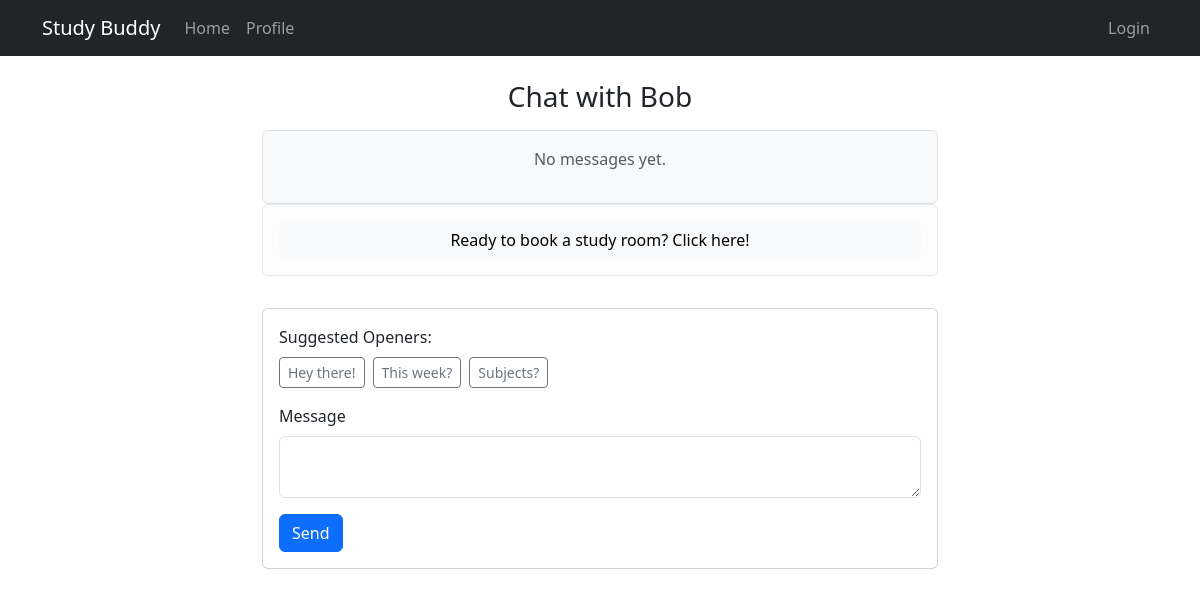
The page /messages/3 (signed in) on the database as committed earlier.
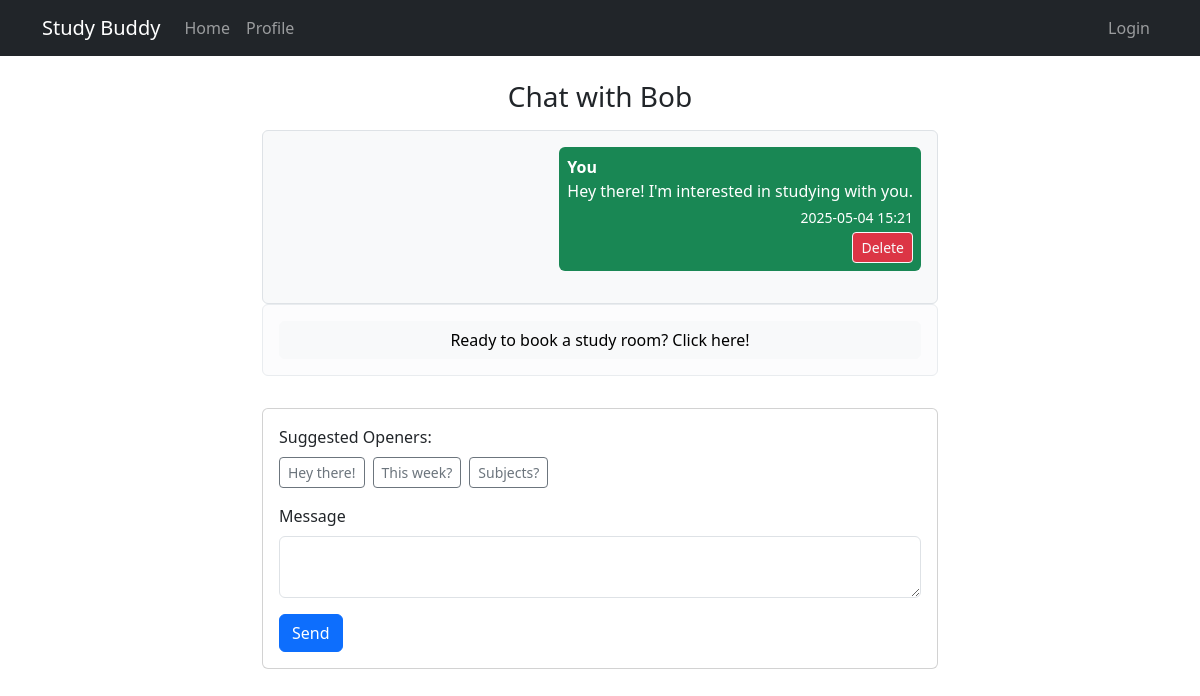
The same page on the database as committed later.
### app/models/user.py (models this page shows)
class User(db.Model):
    __tablename__ = 'user'
    id = db.Column(db.Integer, primary_key=True)
    name = db.Column(db.String(100), nullable=False)
    email = db.Column(db.String(100), unique=True, nullable=False)
    profile = db.relationship('Profile', backref='user', uselist=False)

### app/models/message.py (models this page shows, shortened)
class Message(db.Model):
    id = db.Column(db.Integer, primary_key=True)
    content = db.Column(db.Text, nullable=False)
    timestamp = db.Column(db.DateTime, default=datetime.now())
    keep = db.Column(db.Boolean, default=True)
    sender_id = db.Column(db.Integer, db.ForeignKey('user.id'), nullable=False)
    receiver_id = db.Column(db.Integer, db.ForeignKey('user.id'), nullable=False)
    sender = db.relationship('User', foreign_keys=[sender_id], backref='sent_messages')
    receiver = db.relationship('User', foreign_keys=[receiver_id], backref='received_messages')

### app/views.py (the view, shortened to what this page needs)
@app.route("/messages/<int:user_id>", methods=["GET", "POST"])
def messages(user_id):
    if "user_id" not in session:
        flash("Please log in first.", "warning")
        return redirect(url_for("login"))
    current_user_id = session["user_id"]
    other_user = User.query.get_or_404(user_id)
    if not other_user:
        flash("User not found", "danger")
        return redirect(url_for("home"))
    form = MessageForm()
    booking_form = BookingForm()
    all_messages = Message.query.filter(
        ((Message.sender_id == current_user_id) & (Message.receiver_id == user_id)) |
        ((Message.sender_id == user_id) & (Message.receiver_id == current_user_id)),
        Message.keep == True
    ).order_by(Message.timestamp.asc()).all()
    upcoming_booking = None
    pending_invitation = None
    user2_booking_invite = None
    declined_invitation = None
    most_recent_booking_date = None
    most_recent_booking = None
    all_bookings = Booking.query.filter(
        ((Booking.user1_id== current_user_id) & (Booking.user2_id == other_user.id)) |
        ((Booking.user1_id == other_user.id) & (Booking.user2_id == current_user_id)),
        Booking.status != 'past'
    ).all()
    if most_recent_booking and most_recent_booking.status == "declined":
            declined_invitation = most_recent_booking
    rooms = Room.query.all()
    booking_form.room_id.choices = [(room.id, room.room_name) for room in rooms]
    booking_form.user1_id.data = current_user_id
    booking_form.user2_id.data = other_user.id
    booking_form.week_beginning.data = get_week_beginning().date()
    booking_form.hour.choices = [(hour, f"{hour}:00") for hour in range(9, 17)]
    study_invitation = None
    for booking in all_bookings:
        if booking.status == "pending" and booking.user1_id == current_user_id:
            study_invitation = booking
            break  # If only one invitation is needed, exit the loop
    return render_template('message.html', title="Messages", form=form, booking_form=booking_form,
                           all_messages=all_messages, upcoming_booking=upcoming_booking,
                           pending_invitation=pending_invitation, user2_booking_invite=user2_booking_invite,
                           declined_invitation=declined_invitation, other_user=other_user, study_invitation=study_invitation, current_user_id=current_user_id)

### app/forms.py
class MessageForm(FlaskForm):
    message = TextAreaField('Message', validators=[DataRequired()])
    submit = SubmitField('Send')

class BookingForm(FlaskForm):
    room_id = SelectField(validators=[DataRequired()], coerce=int)
    user1_id = IntegerField(validators=[DataRequired()])
    user2_id = IntegerField(validators=[DataRequired()])
    week_beginning = DateField(validators=[DataRequired()])
    day = SelectField('Day', choices=[
        (0, 'Monday'), (1, 'Tuesday'), (2, 'Wednesday'), (3, 'Thursday'),
        (4, 'Friday')
    ], coerce=int, validators=[DataRequired()])
    hour = SelectField('Hour', choices=[], coerce=int, validators=[DataRequired()])
    submit = SubmitField('Book Room')

### app/views.py (called while the page is built)
def get_week_beginning():
    today = datetime.today()
    return today - timedelta(days=today.weekday())

### app/templates/message.html (shortened to what this page needs)
{% extends "base.html" %}
{% block content %}
<div class="container py-4" style="max-width: 700px; min-height: 80vh; display: flex; flex-direction: column; justify-content: flex-start;">
  <div class="chat-wrapper d-flex flex-column h-100">
    <h3 class="text-center mb-3">Chat with {{ other_user.name }}</h3>
    <div class="chat-messages border rounded bg-light p-3 flex-grow-1 d-flex flex-column" style="overflow-y: auto; position: relative;">
      {% for msg in all_messages %}
        <div class="mb-3 d-flex {% if msg.sender_id == current_user_id %}justify-content-end{% else %}justify-content-start{% endif %}">
          <div class="p-2 rounded {% if msg.sender_id == current_user_id %}bg-success text-white{% else %}bg-secondary text-white{% endif %}" style="max-width: 70%;">
            <div><strong>{{ 'You' if msg.sender_id == current_user_id else other_user.name }}</strong></div>
            <div>{{ msg.content }}</div>
            <div class="text-end small mt-1">{{ msg.timestamp.strftime('%Y-%m-%d %H:%M') }}</div>
            {% if msg.sender_id == current_user_id %}
                <form action="{{ url_for('delete_message', msg_id=msg.id) }}" method="GET" class="text-end mt-1">
                <button type="submit" class="btn btn-sm btn-outline-light btn-danger">Delete</button>
              </form>
            {% endif %}
          </div>
        </div>
      {% else %}
        <p class="text-center text-muted">No messages yet.</p>
      {% endfor %}
    </div>
  {% if study_invitation %}
      <div class="alert alert-info" role="alert">
        <p>{{ other_user.name }} invited you to a meeting on {{ study_invitation.formatted_meeting_date }} at {{ study_invitation.hour }}:00</p>
        <div class="d-flex justify-content-end gap-2 mt-1">
            <form action="{{ url_for('accept_invitation', booking_id=study_invitation.id) }}" method="GET">
                <button type="submit" class="btn btn-outline-success">Accept</button>
            </form>
            <form action="{{ url_for('decline_invitation', booking_id=study_invitation.id) }}" method="GET">
                <button type="submit" class="btn btn-outline-danger">Decline</button>
            </form>
        </div>
      </div>
  {% elif upcoming_booking %}
      <div class="alert alert-success" role="alert">
        <p>You have a room booked with {{ other_user.name }} on {{ upcoming_booking.formatted_meeting_date }} at {{ upcoming_booking.hour }}:00</p>
      </div>
  {% else %}
      <div class="alert alert-light" role="alert">
          <button type="button" class="btn btn-light w-100" data-bs-toggle="modal" data-bs-target="#studyRoomModal">
            Ready to book a study room? Click here!
          </button>
      </div>
  {% endif %}
    <div class="chat-input card mt-3">
        <div class="card-body">
        <div class="mb-3">
            <label class="form-label">Suggested Openers:</label>
            <div class="d-flex flex-wrap gap-2">
                <button type="button" class="btn btn-outline-secondary btn-sm" onclick="setMessage(`Hey there! I'm interested in studying with you.`)">Hey there!</button>
                <button type="button" class="btn btn-outline-secondary btn-sm" onclick="setMessage(`Hey! Looking for a study partner this week.`)">This week?</button>
                <button type="button" class="btn btn-outline-secondary btn-sm" onclick="setMessage(`Hi, what subjects are you focusing on?`)">Subjects?</button>
            </div>
        </div>
        <form method="POST">
            <div class="mb-3">
                {{ form.message.label(class="form-label") }}
                {{ form.message(class="form-control", rows=2, id="messageBox") }}
            </div>
            {{ form.submit(class="btn btn-primary") }}
        </form>
        </div>
    </div>
  </div>
</div>
{% endblock %}

### app/templates/base.html (shortened to what this page needs)
<!doctype html>
<html lang="en">
<head>
    <link
            href="https://cdn.jsdelivr.net/npm/bootstrap@5.3.3/dist/css/bootstrap.min.css"
            rel="stylesheet"
>
    <link rel="stylesheet" href="https://cdn.jsdelivr.net/npm/bootstrap-icons@1.11.3/font/bootstrap-icons.min.css">
</head>
<body>
<nav class="navbar navbar-expand-sm bg-dark" data-bs-theme="dark">
    <div class="container">
        <a class="navbar-brand" href="{{ url_for('home') }}">Study Buddy</a>
        <div class="collapse navbar-collapse" id="navbarSupportedContent">
            <ul class="navbar-nav me-auto mb-2 mb-lg-0">
                <li class="nav-item">
                    <a class="nav-link" aria-current="page" href="{{ url_for('home') }}">Home</a>
                </li>
                <li class="nav-item">
                    <a class="nav-link" href="{{ url_for('profile') }}">Profile</a>
                </li>
            </ul>
            <ul class="navbar-nav ms-auto mb-2 mb-lg-0">
                    <li class="nav-item">
                        <a class="nav-link" href="{{ url_for('login') }}">Login</a>
                    </li>
            </ul>
        </div>
    </div>
</nav>
<div class="container">
    {% block content %}{% endblock content %}
</div>
</body>
</html>

Rows that differ between the two databases and show on the page:
now on this page (row edited): Message: sender_id "You", content "Hey there! I'm interested in studying with you.", timestamp "2025-05-04 15:21"
Other text that changed with them:
text no longer shown: "No messages yet."
